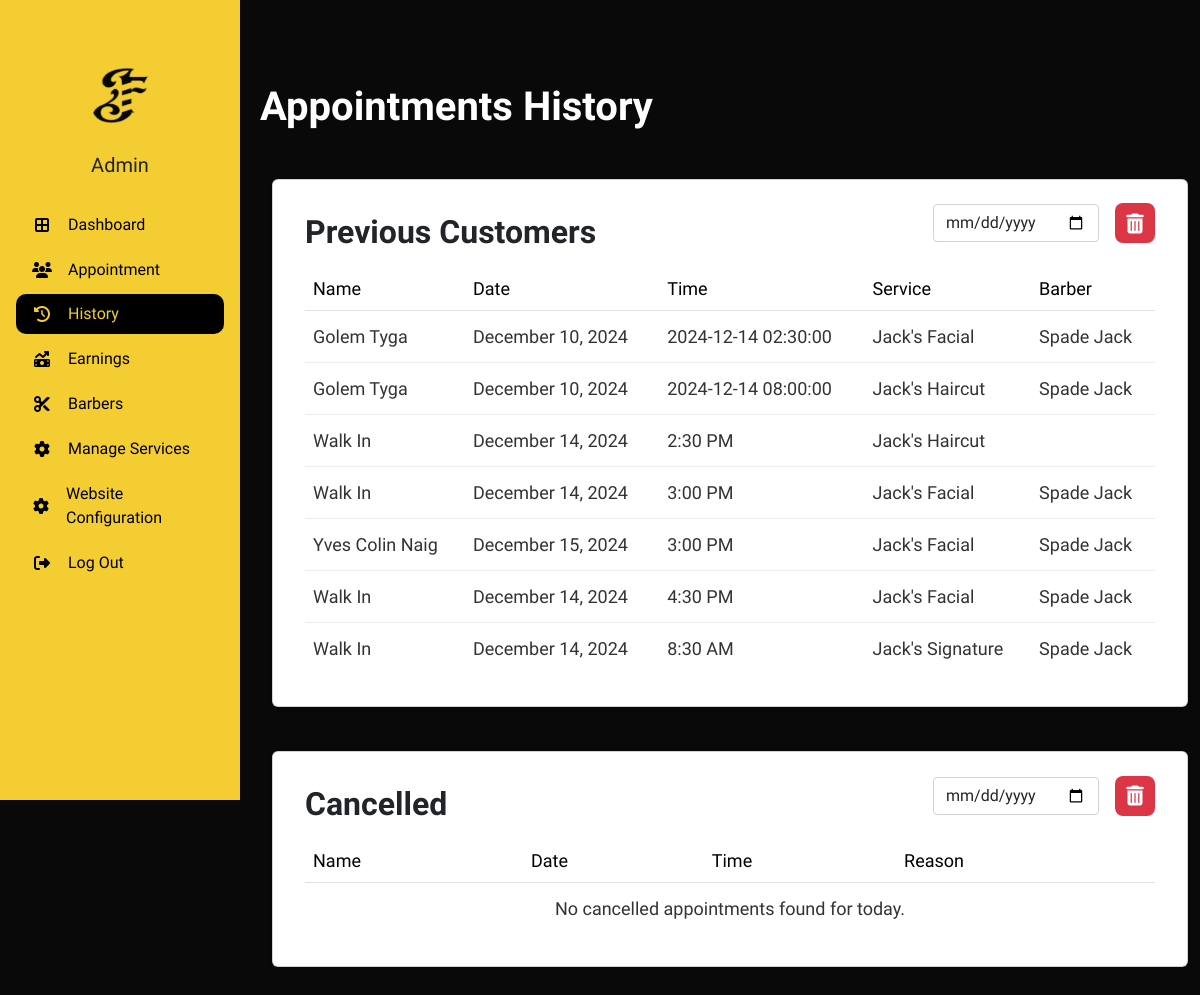
Page /admin/a_history.php (signed in) on the earlier database version.
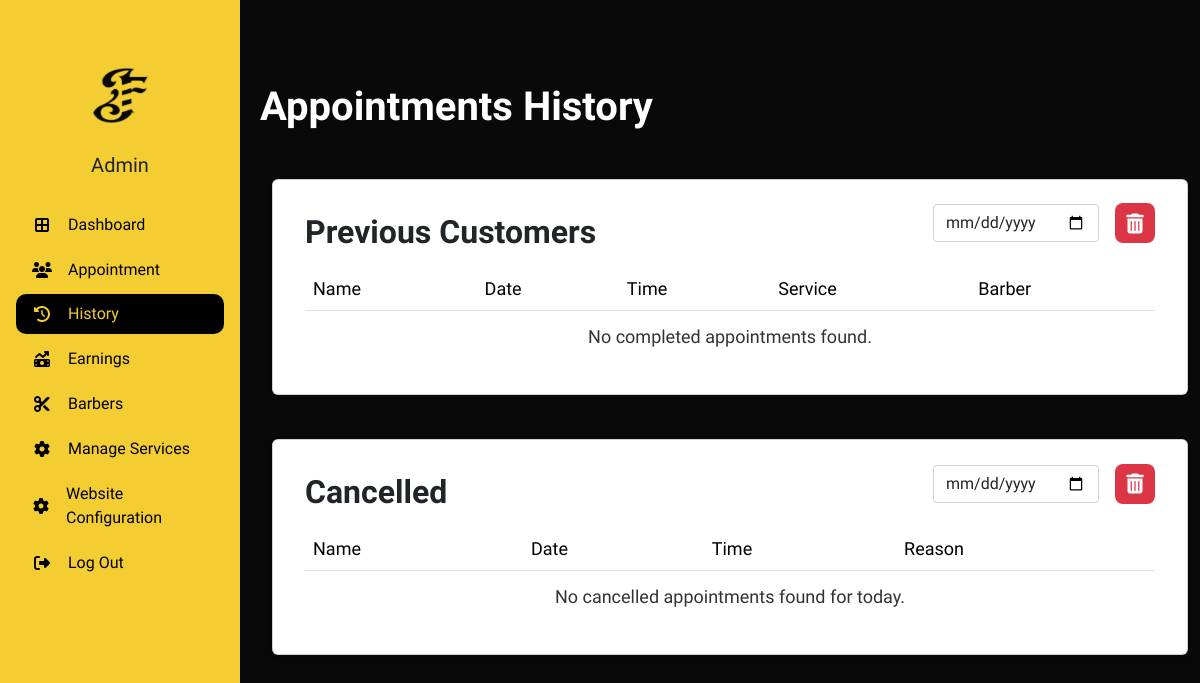
Same page on the later database version.
### tables this page shows
CREATE TABLE `appointment_tbl` (
  `appointmentID` int(11) NOT NULL,
  `customerID` int(11) DEFAULT NULL,
  `adminID` int(11) DEFAULT NULL,
  `addonID` int(11) DEFAULT NULL,
  `hcID` int(11) DEFAULT NULL,
  `serviceID` int(11) NOT NULL,
  `status` varchar(255) DEFAULT NULL,
  `date` date NOT NULL,
  `timeSlot` varchar(255) NOT NULL,
  `remarks` varchar(255) DEFAULT NULL,
  `reason` varchar(255) DEFAULT NULL
);

CREATE TABLE `service_tbl` (
  `serviceID` int(11) NOT NULL,
  `serviceName` varchar(50) DEFAULT NULL,
  `servicePrice` varchar(50) DEFAULT NULL,
  `serviceDesc` varchar(255) DEFAULT NULL
);

CREATE TABLE `barbers_tbl` (
  `barberID` int(11) NOT NULL,
  `barbappsID` int(11) DEFAULT NULL,
  `firstName` varchar(255) DEFAULT NULL,
  `middleName` varchar(255) DEFAULT NULL,
  `lastName` varchar(255) DEFAULT NULL,
  `email` varchar(255) DEFAULT NULL,
  `contactNum` varchar(255) DEFAULT NULL,
  `password` varchar(255) DEFAULT NULL,
  `availability` varchar(255) NOT NULL
);

### admin/a_history.php (the view, shortened to what the changed rows need)
<!DOCTYPE html>
<html lang="en">
<head>
    <link href="https://cdn.jsdelivr.net/npm/bootstrap@5.3.2/dist/css/bootstrap.min.css" rel="stylesheet">
    <link rel="stylesheet" type="text/css" href="css/table.css">
    <link rel="stylesheet" href="https://cdnjs.cloudflare.com/ajax/libs/font-awesome/6.5.1/css/all.min.css">
    <link rel="stylesheet" href="css/admin.css">
    <link rel="stylesheet" href="css/sidebar.css">
</head>
<body>
    <?php include 'db_connect.php';
    ?>
    <div class="body d-flex py-3 mt-5">
        <div class="container-xxl">
            <h1 class="dashboard mb-5 ms-5">Appointments History</h1>
            <div class="row mb-4 ms-5">
                <div class="col-md-12">
                    <div class="card p-3">
                        <div class="d-flex justify-content-between align-items-center">
                            <h2 class="fw-bold">Previous Customers</h2>
                        </div>
                        <div class="card-body">
                            <div class="table-responsive">
                                <table id="myDataTable" class="table table-hover align-middle mb-0" style="width: 100%;">
                                    <thead>
                                        <tr>
                                            <td>Name</td>
                                            <td>Date</td>
                                            <td>Time</td>
                                            <td>Service</td>
                                            <td>Barber</td>
                                        </tr>
                                    </thead>
                                    <tbody>
                                        <?php
                                            $completedQuery = "SELECT
                                                a.appointmentID,
                                                a.date,
                                                a.timeSlot,
                                                a.status,
                                                CASE
                                                    WHEN c.customerID IS NOT NULL THEN CONCAT(c.firstName, ' ', c.lastName)
                                                    ELSE 'Walk In'
                                                END AS fullName,
                                                s.serviceName,
                                                b.firstName AS barberFirstName,
                                                b.lastName AS barberLastName
                                            FROM
                                                appointment_tbl a
                                            LEFT JOIN
                                                customer_tbl c ON a.customerID = c.customerID
                                            LEFT JOIN
                                                service_tbl s ON a.serviceID = s.serviceID
                                            LEFT JOIN
                                                barb_apps_tbl ba ON a.appointmentID = ba.appointmentID
                                            LEFT JOIN
                                                barbers_tbl b ON b.barberID = ba.barberID
                                            WHERE
                                                a.status = 'Completed'";
                                            $completedQuery .= " ORDER BY a.timeSlot ASC";
                                            $completedResult = mysqli_query($conn, $completedQuery);
                                            if ($completedResult && mysqli_num_rows($completedResult) > 0) {
                                                while ($row = mysqli_fetch_assoc($completedResult)) {
                                                    $formattedDate = date("F d, Y", strtotime($row['date']));
                                                    $isWalkIn = $row['fullName'] === 'Walk In' ? 'true' : 'false';
                                                    echo "<tr>
                                                            <td>
                                                                <a href='#' onclick='showAppointmentDetails({$row['appointmentID']}, {$isWalkIn})'
                                                                data-bs-toggle='modal' data-bs-target='#appointmentModal'
                                                                style='text-decoration: none; color: inherit;'>
                                                                    {$row['fullName']}
                                                                </a>
                                                            </td>
                                                            <td>{$formattedDate}</td>
                                                            <td>{$row['timeSlot']}</td>
                                                            <td>{$row['serviceName']}</td>
                                                            <td>{$row['barberFirstName']} {$row['barberLastName']}</td>
                                                          </tr>";
                                                }
                                            } else {
                                                echo "<tr><td colspan='5' class='text-center'>No completed appointments found.</td></tr>";
                                            }
                                        ?>
                                    </tbody>
                                </table>
                            </div>
                        </div>
                    </div>
                </div>
            </div>
            <div class="row mb-4 ms-5">
                <div class="col-md-12">
                    <div class="card p-3">
                        <div class="d-flex justify-content-between align-items-center">
                            <h2 class="fw-bold">Cancelled</h2>
                        </div>
                        <div class="card-body">
                            <div class="table-responsive">
                                <table class="table table-hover align-middle">
                                    <thead>
                                        <tr>
                                            <td>Name</td>
                                            <td>Date</td>
                                            <td>Time</td>
                                            <td>Reason</td>
                                        </tr>
                                    </thead>
                                </table>
                            </div>
                        </div>
                    </div>
                </div>
            </div>
            </div>
        </div>
</body>
</html>

Differences in the rows shown:
removed appointment_tbl: fullName "Golem Tyga", date "December 10, 2024", timeSlot "2024-12-14 02:30:00", serviceID.serviceName "Jack's Facial", barbers_tbl.firstName "Spade", barbers_tbl.lastName "Jack"
removed appointment_tbl: fullName "Golem Tyga", date "December 10, 2024", timeSlot "2024-12-14 08:00:00", serviceID.serviceName "Jack's Haircut", barbers_tbl.firstName "Spade", barbers_tbl.lastName "Jack"
removed appointment_tbl: fullName "Walk In", date "December 14, 2024", timeSlot "2:30 PM", serviceID.serviceName "Jack's Haircut"
removed appointment_tbl: fullName "Walk In", date "December 14, 2024", timeSlot "3:00 PM", serviceID.serviceName "Jack's Facial", barbers_tbl.firstName "Spade", barbers_tbl.lastName "Jack"
removed appointment_tbl: fullName "Yves Colin Naig", date "December 15, 2024", timeSlot "3:00 PM", serviceID.serviceName "Jack's Facial", barbers_tbl.firstName "Spade", barbers_tbl.lastName "Jack"
removed appointment_tbl: fullName "Walk In", date "December 14, 2024", timeSlot "4:30 PM", serviceID.serviceName "Jack's Facial", barbers_tbl.firstName "Spade", barbers_tbl.lastName "Jack"
removed appointment_tbl: fullName "Walk In", date "December 14, 2024", timeSlot "8:30 AM", serviceID.serviceName "Jack's Signature", barbers_tbl.firstName "Spade", barbers_tbl.lastName "Jack"
Other differences:
text now shown: "No completed appointments found."
